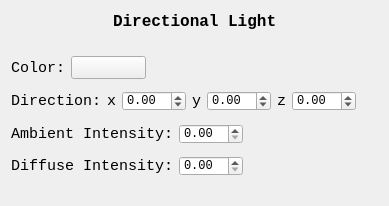
<?xml version="1.0" encoding="UTF-8"?>
<ui version="4.0">
 <class>DirectionalLightParamWidget</class>
 <widget class="QWidget" name="DirectionalLightParamWidget">
  <property name="geometry">
   <rect>
    <x>0</x>
    <y>0</y>
    <width>389</width>
    <height>206</height>
   </rect>
  </property>
  <property name="windowTitle">
   <string>Form</string>
  </property>
  <layout class="QVBoxLayout" name="verticalLayout_2">
   <item>
    <layout class="QVBoxLayout" name="verticalLayout">
     <item>
      <layout class="QHBoxLayout" name="horizontalLayout_5">
       <item>
        <spacer name="horizontalSpacer_5">
         <property name="orientation">
          <enum>Qt::Horizontal</enum>
         </property>
         <property name="sizeHint" stdset="0">
          <size>
           <width>40</width>
           <height>20</height>
          </size>
         </property>
        </spacer>
       </item>
       <item>
        <widget class="QLabel" name="directionalLightLabel">
         <property name="font">
          <font>
           <family>Consolas</family>
           <pointsize>12</pointsize>
           <weight>75</weight>
           <bold>true</bold>
          </font>
         </property>
         <property name="text">
          <string>Directional Light</string>
         </property>
        </widget>
       </item>
       <item>
        <spacer name="horizontalSpacer_6">
         <property name="orientation">
          <enum>Qt::Horizontal</enum>
         </property>
         <property name="sizeHint" stdset="0">
          <size>
           <width>40</width>
           <height>20</height>
          </size>
         </property>
        </spacer>
       </item>
      </layout>
     </item>
     <item>
      <spacer name="verticalSpacer_5">
       <property name="orientation">
        <enum>Qt::Vertical</enum>
       </property>
       <property name="sizeHint" stdset="0">
        <size>
         <width>20</width>
         <height>40</height>
        </size>
       </property>
      </spacer>
     </item>
     <item>
      <layout class="QHBoxLayout" name="horizontalLayout">
       <item>
        <widget class="QLabel" name="label">
         <property name="font">
          <font>
           <family>Consolas</family>
           <pointsize>11</pointsize>
          </font>
         </property>
         <property name="text">
          <string>Color:</string>
         </property>
        </widget>
       </item>
       <item>
        <widget class="QPushButton" name="colorBtn">
         <property name="minimumSize">
          <size>
           <width>75</width>
           <height>23</height>
          </size>
         </property>
         <property name="text">
          <string/>
         </property>
        </widget>
       </item>
       <item>
        <spacer name="horizontalSpacer">
         <property name="orientation">
          <enum>Qt::Horizontal</enum>
         </property>
         <property name="sizeHint" stdset="0">
          <size>
           <width>40</width>
           <height>20</height>
          </size>
         </property>
        </spacer>
       </item>
      </layout>
     </item>
     <item>
      <spacer name="verticalSpacer">
       <property name="orientation">
        <enum>Qt::Vertical</enum>
       </property>
       <property name="sizeHint" stdset="0">
        <size>
         <width>20</width>
         <height>28</height>
        </size>
       </property>
      </spacer>
     </item>
     <item>
      <layout class="QHBoxLayout" name="horizontalLayout_2">
       <item>
        <widget class="QLabel" name="label_5">
         <property name="font">
          <font>
           <family>Consolas</family>
           <pointsize>11</pointsize>
          </font>
         </property>
         <property name="text">
          <string>Direction:</string>
         </property>
        </widget>
       </item>
       <item>
        <widget class="QLabel" name="label_6">
         <property name="font">
          <font>
           <family>Consolas</family>
           <pointsize>11</pointsize>
          </font>
         </property>
         <property name="text">
          <string>x</string>
         </property>
        </widget>
       </item>
       <item>
        <widget class="QDoubleSpinBox" name="directionXDoubleSpinBox">
         <property name="minimumSize">
          <size>
           <width>64</width>
           <height>20</height>
          </size>
         </property>
         <property name="font">
          <font>
           <family>Consolas</family>
          </font>
         </property>
         <property name="minimum">
          <double>-99.000000000000000</double>
         </property>
         <property name="singleStep">
          <double>0.100000000000000</double>
         </property>
        </widget>
       </item>
       <item>
        <widget class="QLabel" name="label_7">
         <property name="font">
          <font>
           <family>Consolas</family>
           <pointsize>11</pointsize>
          </font>
         </property>
         <property name="text">
          <string>y</string>
         </property>
        </widget>
       </item>
       <item>
        <widget class="QDoubleSpinBox" name="directionYDoubleSpinBox">
         <property name="minimumSize">
          <size>
           <width>64</width>
           <height>20</height>
          </size>
         </property>
         <property name="font">
          <font>
           <family>Consolas</family>
          </font>
         </property>
         <property name="minimum">
          <double>-99.000000000000000</double>
         </property>
         <property name="singleStep">
          <double>0.100000000000000</double>
         </property>
        </widget>
       </item>
       <item>
        <widget class="QLabel" name="label_8">
         <property name="font">
          <font>
           <family>Consolas</family>
           <pointsize>11</pointsize>
          </font>
         </property>
         <property name="text">
          <string>z</string>
         </property>
        </widget>
       </item>
       <item>
        <widget class="QDoubleSpinBox" name="directionZDoubleSpinBox">
         <property name="minimumSize">
          <size>
           <width>64</width>
           <height>20</height>
          </size>
         </property>
         <property name="font">
          <font>
           <family>Consolas</family>
          </font>
         </property>
         <property name="minimum">
          <double>-99.000000000000000</double>
         </property>
         <property name="singleStep">
          <double>0.100000000000000</double>
         </property>
        </widget>
       </item>
       <item>
        <spacer name="horizontalSpacer_2">
         <property name="orientation">
          <enum>Qt::Horizontal</enum>
         </property>
         <property name="sizeHint" stdset="0">
          <size>
           <width>40</width>
           <height>20</height>
          </size>
         </property>
        </spacer>
       </item>
      </layout>
     </item>
     <item>
      <spacer name="verticalSpacer_2">
       <property name="orientation">
        <enum>Qt::Vertical</enum>
       </property>
       <property name="sizeHint" stdset="0">
        <size>
         <width>20</width>
         <height>28</height>
        </size>
       </property>
      </spacer>
     </item>
     <item>
      <layout class="QHBoxLayout" name="horizontalLayout_3">
       <item>
        <widget class="QLabel" name="label_3">
         <property name="font">
          <font>
           <family>Consolas</family>
           <pointsize>11</pointsize>
          </font>
         </property>
         <property name="text">
          <string>Ambient Intensity:</string>
         </property>
        </widget>
       </item>
       <item>
        <widget class="QDoubleSpinBox" name="ambientIntensityDoubleSpinBox">
         <property name="minimumSize">
          <size>
           <width>64</width>
           <height>20</height>
          </size>
         </property>
         <property name="font">
          <font>
           <family>Consolas</family>
          </font>
         </property>
         <property name="maximum">
          <double>1.000000000000000</double>
         </property>
         <property name="singleStep">
          <double>0.100000000000000</double>
         </property>
        </widget>
       </item>
       <item>
        <spacer name="horizontalSpacer_3">
         <property name="orientation">
          <enum>Qt::Horizontal</enum>
         </property>
         <property name="sizeHint" stdset="0">
          <size>
           <width>40</width>
           <height>20</height>
          </size>
         </property>
        </spacer>
       </item>
      </layout>
     </item>
     <item>
      <spacer name="verticalSpacer_3">
       <property name="orientation">
        <enum>Qt::Vertical</enum>
       </property>
       <property name="sizeHint" stdset="0">
        <size>
         <width>20</width>
         <height>28</height>
        </size>
       </property>
      </spacer>
     </item>
     <item>
      <layout class="QHBoxLayout" name="horizontalLayout_4">
       <item>
        <widget class="QLabel" name="label_4">
         <property name="font">
          <font>
           <family>Consolas</family>
           <pointsize>11</pointsize>
          </font>
         </property>
         <property name="text">
          <string>Diffuse Intensity:</string>
         </property>
        </widget>
       </item>
       <item>
        <widget class="QDoubleSpinBox" name="diffuseIntensityDoubleSpinBox">
         <property name="minimumSize">
          <size>
           <width>64</width>
           <height>20</height>
          </size>
         </property>
         <property name="font">
          <font>
           <family>Consolas</family>
          </font>
         </property>
         <property name="maximum">
          <double>1.000000000000000</double>
         </property>
         <property name="singleStep">
          <double>0.100000000000000</double>
         </property>
        </widget>
       </item>
       <item>
        <spacer name="horizontalSpacer_4">
         <property name="orientation">
          <enum>Qt::Horizontal</enum>
         </property>
         <property name="sizeHint" stdset="0">
          <size>
           <width>40</width>
           <height>20</height>
          </size>
         </property>
        </spacer>
       </item>
      </layout>
     </item>
     <item>
      <spacer name="verticalSpacer_4">
       <property name="orientation">
        <enum>Qt::Vertical</enum>
       </property>
       <property name="sizeHint" stdset="0">
        <size>
         <width>20</width>
         <height>40</height>
        </size>
       </property>
      </spacer>
     </item>
    </layout>
   </item>
  </layout>
 </widget>
 <resources/>
 <connections/>
</ui>
